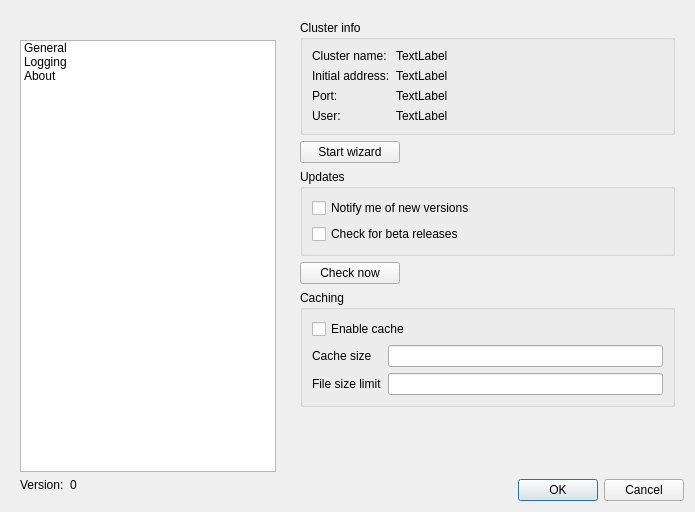
<?xml version="1.0" encoding="UTF-8"?>
<ui version="4.0">
 <class>SettingsDialog</class>
 <widget class="QDialog" name="SettingsDialog">
  <property name="geometry">
   <rect>
    <x>0</x>
    <y>0</y>
    <width>695</width>
    <height>512</height>
   </rect>
  </property>
  <property name="windowTitle">
   <string>SXScout Settings</string>
  </property>
  <layout class="QGridLayout" name="gridLayout">
   <item row="0" column="4">
    <widget class="QStackedWidget" name="stackedWidget">
     <widget class="QWidget" name="pageGeneral">
      <layout class="QVBoxLayout" name="verticalLayout_2">
       <item>
        <widget class="QGroupBox" name="groupBox">
         <property name="sizePolicy">
          <sizepolicy hsizetype="Preferred" vsizetype="Maximum">
           <horstretch>0</horstretch>
           <verstretch>0</verstretch>
          </sizepolicy>
         </property>
         <property name="title">
          <string>Cluster info</string>
         </property>
         <layout class="QGridLayout" name="gridLayout_2" columnstretch="0,1">
          <item row="2" column="1">
           <widget class="QLabel" name="labelPort">
            <property name="text">
             <string>TextLabel</string>
            </property>
           </widget>
          </item>
          <item row="0" column="1">
           <widget class="QLabel" name="labelClustername">
            <property name="text">
             <string>TextLabel</string>
            </property>
           </widget>
          </item>
          <item row="2" column="0">
           <widget class="QLabel" name="label_7">
            <property name="text">
             <string>Port:</string>
            </property>
           </widget>
          </item>
          <item row="1" column="0">
           <widget class="QLabel" name="labelInitialAddress0">
            <property name="text">
             <string>Initial address:</string>
            </property>
           </widget>
          </item>
          <item row="1" column="1">
           <widget class="QLabel" name="labelInitialAddress1">
            <property name="text">
             <string>TextLabel</string>
            </property>
           </widget>
          </item>
          <item row="0" column="0">
           <widget class="QLabel" name="label_2">
            <property name="text">
             <string>Cluster name:</string>
            </property>
           </widget>
          </item>
          <item row="3" column="0">
           <widget class="QLabel" name="label_5">
            <property name="text">
             <string>User:</string>
            </property>
           </widget>
          </item>
          <item row="3" column="1">
           <widget class="QLabel" name="labelUser">
            <property name="text">
             <string>TextLabel</string>
            </property>
           </widget>
          </item>
         </layout>
        </widget>
       </item>
       <item>
        <widget class="QPushButton" name="buttonStartWizard">
         <property name="sizePolicy">
          <sizepolicy hsizetype="Maximum" vsizetype="Fixed">
           <horstretch>0</horstretch>
           <verstretch>0</verstretch>
          </sizepolicy>
         </property>
         <property name="minimumSize">
          <size>
           <width>100</width>
           <height>0</height>
          </size>
         </property>
         <property name="text">
          <string>Start wizard</string>
         </property>
        </widget>
       </item>
       <item>
        <widget class="QGroupBox" name="groupBox_2">
         <property name="title">
          <string>Updates</string>
         </property>
         <layout class="QVBoxLayout" name="verticalLayout_3">
          <item>
           <widget class="QCheckBox" name="checkBoxCheckVersion">
            <property name="text">
             <string>Notify me of new versions</string>
            </property>
           </widget>
          </item>
          <item>
           <widget class="QCheckBox" name="checkBoxCheckBetaVersion">
            <property name="text">
             <string>Check for beta releases</string>
            </property>
           </widget>
          </item>
         </layout>
        </widget>
       </item>
       <item>
        <widget class="QPushButton" name="buttonCheckNow">
         <property name="sizePolicy">
          <sizepolicy hsizetype="Maximum" vsizetype="Fixed">
           <horstretch>0</horstretch>
           <verstretch>0</verstretch>
          </sizepolicy>
         </property>
         <property name="minimumSize">
          <size>
           <width>100</width>
           <height>0</height>
          </size>
         </property>
         <property name="text">
          <string>Check now</string>
         </property>
        </widget>
       </item>
       <item>
        <widget class="QGroupBox" name="groupBox_3">
         <property name="title">
          <string>Caching</string>
         </property>
         <layout class="QGridLayout" name="gridLayout_4">
          <item row="2" column="1">
           <widget class="QLineEdit" name="lineEditCacheFilesizeLimit"/>
          </item>
          <item row="1" column="1">
           <widget class="QLineEdit" name="lineEditCacheSize">
            <property name="inputMask">
             <string/>
            </property>
           </widget>
          </item>
          <item row="1" column="0">
           <widget class="QLabel" name="label_10">
            <property name="text">
             <string>Cache size</string>
            </property>
           </widget>
          </item>
          <item row="2" column="0">
           <widget class="QLabel" name="label_11">
            <property name="text">
             <string>File size limit</string>
            </property>
           </widget>
          </item>
          <item row="0" column="0" colspan="2">
           <widget class="QCheckBox" name="checkBoxCache">
            <property name="text">
             <string>Enable cache</string>
            </property>
           </widget>
          </item>
         </layout>
        </widget>
       </item>
       <item>
        <spacer name="verticalSpacer">
         <property name="orientation">
          <enum>Qt::Vertical</enum>
         </property>
         <property name="sizeHint" stdset="0">
          <size>
           <width>20</width>
           <height>40</height>
          </size>
         </property>
        </spacer>
       </item>
      </layout>
     </widget>
     <widget class="QWidget" name="pageLogs">
      <layout class="QGridLayout" name="gridLayout_3">
       <item row="0" column="0">
        <widget class="LogTableView" name="tableView">
         <property name="selectionMode">
          <enum>QAbstractItemView::ContiguousSelection</enum>
         </property>
         <property name="selectionBehavior">
          <enum>QAbstractItemView::SelectRows</enum>
         </property>
        </widget>
       </item>
      </layout>
     </widget>
     <widget class="QWidget" name="pageAbout">
      <layout class="QVBoxLayout" name="verticalLayout_4">
       <item>
        <spacer name="verticalSpacer_3">
         <property name="orientation">
          <enum>Qt::Vertical</enum>
         </property>
         <property name="sizeHint" stdset="0">
          <size>
           <width>20</width>
           <height>40</height>
          </size>
         </property>
        </spacer>
       </item>
       <item>
        <widget class="QLabel" name="label_4">
         <property name="text">
          <string/>
         </property>
         <property name="pixmap">
          <pixmap resource="assets/assets.qrc">:/remoteBrowser/logo.png</pixmap>
         </property>
         <property name="scaledContents">
          <bool>false</bool>
         </property>
         <property name="alignment">
          <set>Qt::AlignCenter</set>
         </property>
        </widget>
       </item>
       <item>
        <widget class="QLabel" name="label_6">
         <property name="text">
          <string>SxScout</string>
         </property>
         <property name="alignment">
          <set>Qt::AlignCenter</set>
         </property>
        </widget>
       </item>
       <item>
        <widget class="QLabel" name="label_8">
         <property name="text">
          <string>(C) 2014 - 2016 Skylable Ltd.</string>
         </property>
         <property name="alignment">
          <set>Qt::AlignCenter</set>
         </property>
        </widget>
       </item>
       <item>
        <widget class="QLabel" name="label_9">
         <property name="text">
          <string>&lt;a href=&quot;http://skylable.com&quot;&gt;http://skylable.com&lt;/a&gt;</string>
         </property>
         <property name="alignment">
          <set>Qt::AlignCenter</set>
         </property>
         <property name="openExternalLinks">
          <bool>true</bool>
         </property>
        </widget>
       </item>
       <item>
        <spacer name="verticalSpacer_2">
         <property name="orientation">
          <enum>Qt::Vertical</enum>
         </property>
         <property name="sizeHint" stdset="0">
          <size>
           <width>20</width>
           <height>40</height>
          </size>
         </property>
        </spacer>
       </item>
      </layout>
     </widget>
    </widget>
   </item>
   <item row="2" column="4">
    <widget class="QDialogButtonBox" name="buttonBox">
     <property name="standardButtons">
      <set>QDialogButtonBox::Cancel|QDialogButtonBox::Ok</set>
     </property>
    </widget>
   </item>
   <item row="0" column="0" rowspan="3">
    <widget class="ColoredFrame" name="frame">
     <layout class="QVBoxLayout" name="verticalLayout">
      <item>
       <widget class="QLabel" name="label">
        <property name="text">
         <string/>
        </property>
        <property name="pixmap">
         <pixmap resource="../assets/sxdrive/graphics.qrc">:/icons/systemicon.png</pixmap>
        </property>
       </widget>
      </item>
      <item>
       <widget class="QListWidget" name="listWidget">
        <property name="sizePolicy">
         <sizepolicy hsizetype="Maximum" vsizetype="MinimumExpanding">
          <horstretch>0</horstretch>
          <verstretch>0</verstretch>
         </sizepolicy>
        </property>
        <property name="minimumSize">
         <size>
          <width>0</width>
          <height>0</height>
         </size>
        </property>
        <property name="maximumSize">
         <size>
          <width>16777215</width>
          <height>16777215</height>
         </size>
        </property>
        <item>
         <property name="text">
          <string>General</string>
         </property>
        </item>
        <item>
         <property name="text">
          <string>Logging</string>
         </property>
        </item>
        <item>
         <property name="text">
          <string>About</string>
         </property>
        </item>
       </widget>
      </item>
      <item>
       <layout class="QHBoxLayout" name="horizontalLayout">
        <item>
         <widget class="QLabel" name="label_3">
          <property name="sizePolicy">
           <sizepolicy hsizetype="Maximum" vsizetype="Preferred">
            <horstretch>0</horstretch>
            <verstretch>0</verstretch>
           </sizepolicy>
          </property>
          <property name="text">
           <string>Version:</string>
          </property>
         </widget>
        </item>
        <item>
         <widget class="QLabel" name="labelVersion">
          <property name="text">
           <string>0</string>
          </property>
         </widget>
        </item>
       </layout>
      </item>
     </layout>
    </widget>
   </item>
  </layout>
 </widget>
 <customwidgets>
  <customwidget>
   <class>ColoredFrame</class>
   <extends>QFrame</extends>
   <header location="global">coloredframe.h</header>
   <container>1</container>
  </customwidget>
  <customwidget>
   <class>LogTableView</class>
   <extends>QTableView</extends>
   <header location="global">logtableview.h</header>
  </customwidget>
 </customwidgets>
 <resources>
  <include location="../assets/sxdrive/graphics.qrc"/>
  <include location="assets/assets.qrc"/>
 </resources>
 <connections/>
</ui>
